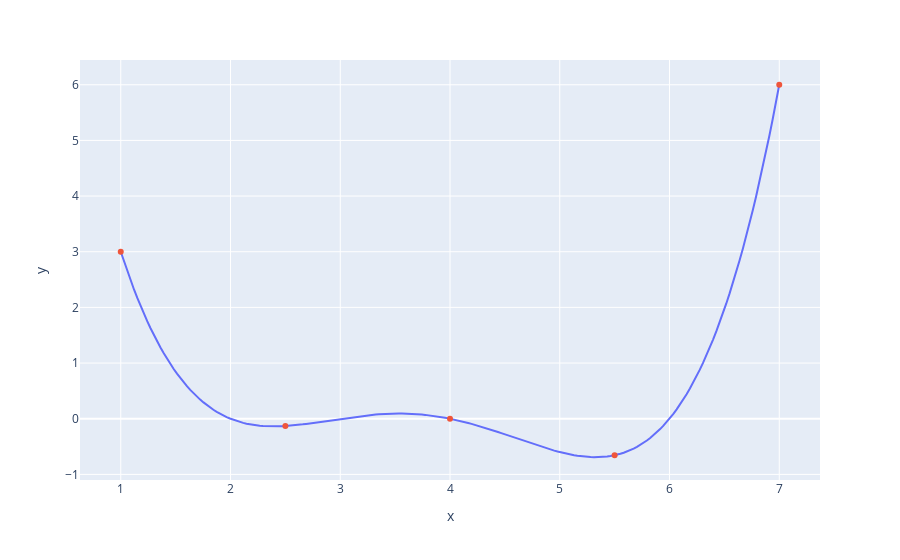

Source (notebook cell):
### Code cell
xs = np.linspace(1, 7, 200)
sparse_xs = np.linspace(1, 7, 5)

ys = arbitrary(xs)
sparse_ys = arbitrary(sparse_xs)

fig = px.line(x = xs, y = arbitrary(xs))
fig.add_scatter(x = sparse_xs, y = arbitrary(sparse_xs), mode = "markers")
fig.update_layout(showlegend= False)
fig.show()

### Figure 1 — Plotly figure (JSON) as saved in the notebook; plotly's stock layout.template omitted (floating-point values rounded to 4 significant figures; data arrays with more than 128 entries replaced by an {"elided": "..."} marker saying what was removed)
{"data": [{"hovertemplate": "x=%{x}<br>y=%{y}<extra></extra>", "legendgroup": "", "line": {"color": "#636efa", "dash": "solid"}, "marker": {"symbol": "circle"}, "mode": "lines", "name": "", "orientation": "v", "showlegend": false, "type": "scatter", "x": {"elided": "200 float values"}, "xaxis": "x", "y": {"elided": "200 float values"}, "yaxis": "y"}, {"mode": "markers", "type": "scatter", "x": [1, 2.5, 4, 5.5, 7], "y": [3, -0.1313, 0, -0.6562, 6]}], "layout": {"legend": {"tracegroupgap": 0}, "margin": {"t": 60}, "showlegend": false, "xaxis": {"anchor": "y", "domain": [0, 1], "title": {"text": "x"}}, "yaxis": {"anchor": "x", "domain": [0, 1], "title": {"text": "y"}}}}
